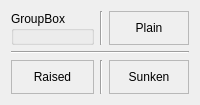
         <widget class="QWidget" name="tab_3" >
          <attribute name="title" >
           <string>Frames</string>
          </attribute>
          <layout class="QGridLayout" >
           <item row="0" column="0" >
            <widget class="QGroupBox" name="groupBox" >
             <property name="title" >
              <string>GroupBox</string>
             </property>
            </widget>
           </item>
           <item row="0" column="1" >
            <widget class="Line" name="line_2" >
             <property name="orientation" >
              <enum>Qt::Vertical</enum>
             </property>
            </widget>
           </item>
           <item row="0" column="2" >
            <widget class="QFrame" name="frame" >
             <property name="frameShape" >
              <enum>QFrame::StyledPanel</enum>
             </property>
             <property name="frameShadow" >
              <enum>QFrame::Plain</enum>
             </property>
             <layout class="QGridLayout" >
              <item row="0" column="0" >
               <widget class="QLabel" name="label" >
                <property name="text" >
                 <string>Plain</string>
                </property>
                <property name="alignment" >
                 <set>Qt::AlignCenter</set>
                </property>
               </widget>
              </item>
             </layout>
            </widget>
           </item>
           <item row="1" column="0" colspan="3" >
            <widget class="Line" name="line" >
             <property name="orientation" >
              <enum>Qt::Horizontal</enum>
             </property>
            </widget>
           </item>
           <item row="2" column="0" >
            <widget class="QFrame" name="frame_2" >
             <property name="frameShape" >
              <enum>QFrame::StyledPanel</enum>
             </property>
             <property name="frameShadow" >
              <enum>QFrame::Raised</enum>
             </property>
             <layout class="QGridLayout" >
              <item row="0" column="0" >
               <widget class="QLabel" name="label_2" >
                <property name="text" >
                 <string>Raised</string>
                </property>
                <property name="alignment" >
                 <set>Qt::AlignCenter</set>
                </property>
               </widget>
              </item>
             </layout>
            </widget>
           </item>
           <item row="2" column="1" >
            <widget class="Line" name="line_3" >
             <property name="orientation" >
              <enum>Qt::Vertical</enum>
             </property>
            </widget>
           </item>
           <item row="2" column="2" >
            <widget class="QFrame" name="frame_3" >
             <property name="frameShape" >
              <enum>QFrame::StyledPanel</enum>
             </property>
             <property name="frameShadow" >
              <enum>QFrame::Sunken</enum>
             </property>
             <layout class="QGridLayout" >
              <item row="0" column="0" >
               <widget class="QLabel" name="label_3" >
                <property name="text" >
                 <string>Sunken</string>
                </property>
                <property name="alignment" >
                 <set>Qt::AlignCenter</set>
                </property>
               </widget>
              </item>
             </layout>
            </widget>
           </item>
          </layout>
         </widget>
